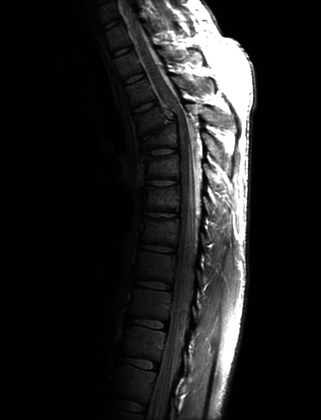
%> input picture fig0308a.tif, 321 x 420 px, shrunk from 746 x 976 before the run
$ octave hiseq2.m   (GNU Octave 9; MATLAB toolbox functions it lacks are replaced by stand-ins)
%> lines starting %> are read from the running program, lines starting %| are printed output that depends on the picture
a=imread('fig0308a.tif');
%> a is the input picture: size 420x321 uint8; min 0, max 255, mean 32.6
row=size(a,1);
%> row = 420
col=size(a,2);
%> col = 321
ah=uint8(zeros(row,col));
n=row*col;
%> n = 134820
f=zeros(256,1);
pdf=zeros(256,1);
cdf=zeros(256,1);
cum=zeros(256,1);
out=zeros(256,1);


for i=1:row
    for j=1:col
        value=a(i,j);
        f(value+1)=f(value+1)+1;
        pdf(value+1)=f(value+1)/n;
    end
end
%> after the loop, f = 256 values, max 74861 at index 2, min 0 at index 256, mean 526.6; pdf = 256 values, max 0.555 at index 2, min 0 at index 256, mean 0.00391

sum=0;
L=255;
for i=1:size(pdf)
    sum=sum+f(i);
    cum(i)=sum;
    cdf(i)=cum(i)/n;
    out(i)=round(cdf(i)*L);
end
%> this loop made 256 passes
%> sum on passes 1 to 3: 2467, 77328, 79846
%> after the loop, cdf = 256 values from 0.0183 to 1; cum = 256 values from 2467 to 134820; out = 256 values from 5 to 255; sum = 134820

for i=1:row
    for j=1:col
        ah(i,j)=out(a(i,j)+1);
    end
end
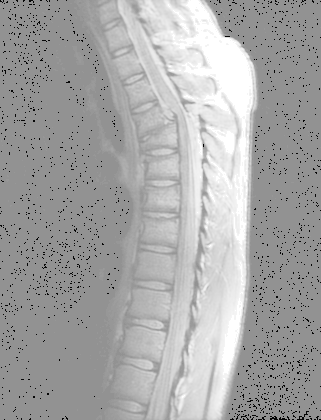
%> ah: size 420x321 uint8; min 5, max 255, mean 167.1
figure,
subplot(1,2,1),imshow(a);
subplot(1,2,2),imhist(a);
%> after `imhist(a)`:
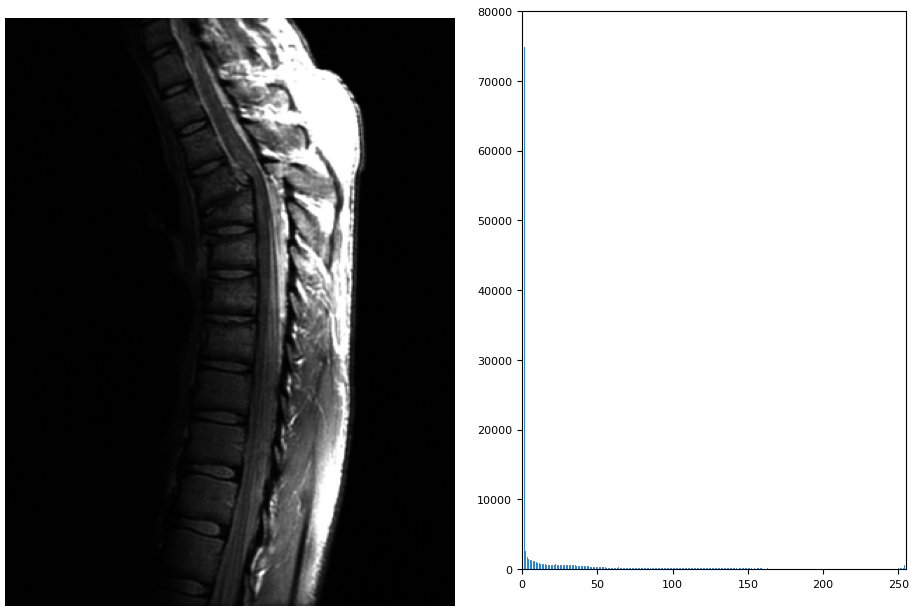
%> figure redrawn from the program's plot data, 2 panels
figure,

subplot(1,3,1),imshow(ah);
subplot(1,3,2),imhist(ah);
%> after `imhist(ah)`:
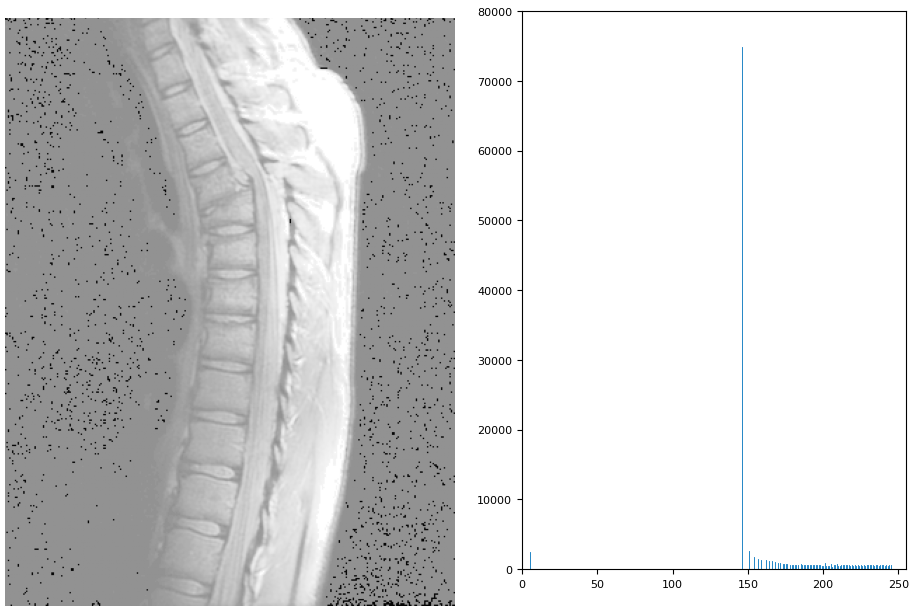
%> figure redrawn from the program's plot data, 2 panels
